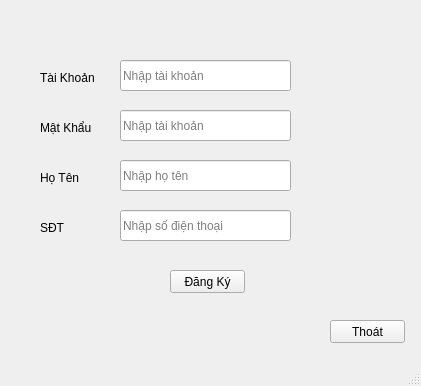
<?xml version="1.0" encoding="UTF-8"?>
<ui version="4.0">
 <class>MainWindow</class>
 <widget class="QMainWindow" name="MainWindow">
  <property name="geometry">
   <rect>
    <x>0</x>
    <y>0</y>
    <width>421</width>
    <height>386</height>
   </rect>
  </property>
  <property name="windowTitle">
   <string>Đăng Ký</string>
  </property>
  <widget class="QWidget" name="centralwidget">
   <widget class="QLabel" name="label_2">
    <property name="geometry">
     <rect>
      <x>40</x>
      <y>120</y>
      <width>61</width>
      <height>16</height>
     </rect>
    </property>
    <property name="text">
     <string>Mật Khẩu</string>
    </property>
   </widget>
   <widget class="QPushButton" name="btDk_dk">
    <property name="geometry">
     <rect>
      <x>170</x>
      <y>270</y>
      <width>75</width>
      <height>23</height>
     </rect>
    </property>
    <property name="text">
     <string>Đăng Ký</string>
    </property>
   </widget>
   <widget class="QPushButton" name="btThoat">
    <property name="geometry">
     <rect>
      <x>330</x>
      <y>320</y>
      <width>75</width>
      <height>23</height>
     </rect>
    </property>
    <property name="text">
     <string>Thoát</string>
    </property>
   </widget>
   <widget class="QLabel" name="label">
    <property name="geometry">
     <rect>
      <x>40</x>
      <y>70</y>
      <width>61</width>
      <height>16</height>
     </rect>
    </property>
    <property name="text">
     <string>Tài Khoản</string>
    </property>
   </widget>
   <widget class="QLineEdit" name="txtTk_dk">
    <property name="geometry">
     <rect>
      <x>120</x>
      <y>60</y>
      <width>171</width>
      <height>31</height>
     </rect>
    </property>
    <property name="placeholderText">
     <string>Nhập tài khoản</string>
    </property>
   </widget>
   <widget class="QLineEdit" name="txtMk_dk">
    <property name="geometry">
     <rect>
      <x>120</x>
      <y>110</y>
      <width>171</width>
      <height>31</height>
     </rect>
    </property>
    <property name="echoMode">
     <enum>QLineEdit::Password</enum>
    </property>
    <property name="placeholderText">
     <string>Nhập tài khoản</string>
    </property>
   </widget>
   <widget class="QLabel" name="label_3">
    <property name="geometry">
     <rect>
      <x>40</x>
      <y>220</y>
      <width>61</width>
      <height>16</height>
     </rect>
    </property>
    <property name="text">
     <string>SĐT</string>
    </property>
   </widget>
   <widget class="QLineEdit" name="txtsdt">
    <property name="geometry">
     <rect>
      <x>120</x>
      <y>210</y>
      <width>171</width>
      <height>31</height>
     </rect>
    </property>
    <property name="echoMode">
     <enum>QLineEdit::Normal</enum>
    </property>
    <property name="placeholderText">
     <string>Nhập số điện thoại</string>
    </property>
   </widget>
   <widget class="QLabel" name="label_4">
    <property name="geometry">
     <rect>
      <x>40</x>
      <y>170</y>
      <width>61</width>
      <height>16</height>
     </rect>
    </property>
    <property name="text">
     <string>Họ Tên</string>
    </property>
   </widget>
   <widget class="QLineEdit" name="txthoten">
    <property name="geometry">
     <rect>
      <x>120</x>
      <y>160</y>
      <width>171</width>
      <height>31</height>
     </rect>
    </property>
    <property name="placeholderText">
     <string>Nhập họ tên</string>
    </property>
   </widget>
  </widget>
  <widget class="QMenuBar" name="menubar">
   <property name="geometry">
    <rect>
     <x>0</x>
     <y>0</y>
     <width>421</width>
     <height>21</height>
    </rect>
   </property>
  </widget>
  <widget class="QStatusBar" name="statusbar"/>
 </widget>
 <resources/>
 <connections/>
</ui>
